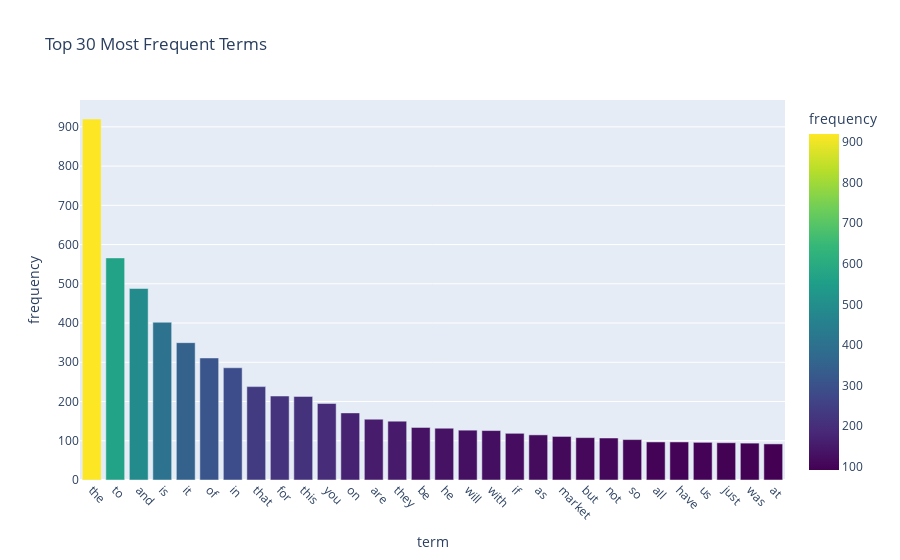

The notebook cell saved with this chart:
### Code cell
import plotly.express as px
import pandas as pd

# 建立 DataFrame
df = pd.DataFrame({
    'term': count_vect.get_feature_names_out(),
    'frequency': term_frequencies
})

# 取出前 30 個最高頻的詞
df_top = df.sort_values(by='frequency', ascending=False).head(30)

fig = px.bar(df_top,
             x='term', y='frequency',
             title='Top 30 Most Frequent Terms',
             color='frequency',
             color_continuous_scale='Viridis')

fig.update_layout(xaxis_tickangle=45)
fig.show()

### Figure 1 — Plotly figure (JSON) as saved in the notebook; plotly's stock layout.template omitted (floating-point values rounded to 4 significant figures)
{"data": [{"hovertemplate": "term=%{x}<br>frequency=%{marker.color}<extra></extra>", "legendgroup": "", "marker": {"color": [920, 566, 488, 402, 350, 311, 286, 238, 214, 213, 195, 171, 155, 150, 134, 132, 127, 126, 119, 115, 111, 108, 107, 103, 97, 97, 96, 95, 94, 92], "coloraxis": "coloraxis", "pattern": {"shape": ""}}, "name": "", "orientation": "v", "showlegend": false, "textposition": "auto", "type": "bar", "x": ["the", "to", "and", "is", "it", "of", "in", "that", "for", "this", "you", "on", "are", "they", "be", "he", "will", "with", "if", "as", "market", "but", "not", "so", "all", "have", "us", "just", "was", "at"], "xaxis": "x", "y": [920, 566, 488, 402, 350, 311, 286, 238, 214, 213, 195, 171, 155, 150, 134, 132, 127, 126, 119, 115, 111, 108, 107, 103, 97, 97, 96, 95, 94, 92], "yaxis": "y"}], "layout": {"barmode": "relative", "coloraxis": {"colorbar": {"title": {"text": "frequency"}}, "colorscale": [[0, "#440154"], [0.1111, "#482878"], [0.2222, "#3e4989"], [0.3333, "#31688e"], [0.4444, "#26828e"], [0.5556, "#1f9e89"], [0.6667, "#35b779"], [0.7778, "#6ece58"], [0.8889, "#b5de2b"], [1, "#fde725"]]}, "legend": {"tracegroupgap": 0}, "title": {"text": "Top 30 Most Frequent Terms"}, "xaxis": {"anchor": "y", "domain": [0, 1], "tickangle": 45, "title": {"text": "term"}}, "yaxis": {"anchor": "x", "domain": [0, 1], "title": {"text": "frequency"}}}}
